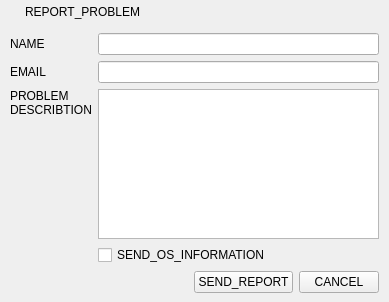
<?xml version="1.0" encoding="UTF-8"?>
<ui version="4.0">
 <class>ReportProblemDialog</class>
 <widget class="QWidget" name="ReportProblemDialog">
  <property name="geometry">
   <rect>
    <x>0</x>
    <y>0</y>
    <width>389</width>
    <height>302</height>
   </rect>
  </property>
  <property name="windowTitle">
   <string>DT_MOUNT_DILAOG</string>
  </property>
  <property name="windowIcon">
   <iconset resource="../../../Resources/ltorrent.qrc">
    <normaloff>:/icons/app.ico</normaloff>:/icons/app.ico</iconset>
  </property>
  <layout class="QVBoxLayout" name="verticalLayout">
   <property name="spacing">
    <number>0</number>
   </property>
   <property name="leftMargin">
    <number>1</number>
   </property>
   <property name="topMargin">
    <number>1</number>
   </property>
   <property name="rightMargin">
    <number>1</number>
   </property>
   <property name="bottomMargin">
    <number>0</number>
   </property>
   <item>
    <widget class="QWidget" name="titleBar" native="true">
     <property name="minimumSize">
      <size>
       <width>0</width>
       <height>23</height>
      </size>
     </property>
     <property name="maximumSize">
      <size>
       <width>16777215</width>
       <height>23</height>
      </size>
     </property>
     <property name="styleSheet">
      <string notr="true"/>
     </property>
     <layout class="QHBoxLayout" name="horizontalLayout">
      <property name="spacing">
       <number>4</number>
      </property>
      <property name="leftMargin">
       <number>5</number>
      </property>
      <property name="topMargin">
       <number>0</number>
      </property>
      <property name="rightMargin">
       <number>1</number>
      </property>
      <property name="bottomMargin">
       <number>0</number>
      </property>
      <item>
       <widget class="QLabel" name="tbMenu">
        <property name="maximumSize">
         <size>
          <width>15</width>
          <height>15</height>
         </size>
        </property>
        <property name="text">
         <string/>
        </property>
        <property name="pixmap">
         <pixmap resource="../../../Resources/ltorrent.qrc">:/icons/app.ico</pixmap>
        </property>
        <property name="scaledContents">
         <bool>true</bool>
        </property>
       </widget>
      </item>
      <item>
       <widget class="QLabel" name="LTitle">
        <property name="minimumSize">
         <size>
          <width>100</width>
          <height>22</height>
         </size>
        </property>
        <property name="maximumSize">
         <size>
          <width>16777215</width>
          <height>22</height>
         </size>
        </property>
        <property name="styleSheet">
         <string notr="true"/>
        </property>
        <property name="text">
         <string>REPORT_PROBLEM</string>
        </property>
        <property name="textFormat">
         <enum>Qt::AutoText</enum>
        </property>
       </widget>
      </item>
      <item>
       <widget class="QPushButton" name="pbClose">
        <property name="minimumSize">
         <size>
          <width>22</width>
          <height>22</height>
         </size>
        </property>
        <property name="maximumSize">
         <size>
          <width>22</width>
          <height>22</height>
         </size>
        </property>
        <property name="iconSize">
         <size>
          <width>22</width>
          <height>22</height>
         </size>
        </property>
        <property name="flat">
         <bool>true</bool>
        </property>
       </widget>
      </item>
     </layout>
    </widget>
   </item>
   <item>
    <widget class="QWidget" name="m_centralWidget" native="true">
     <layout class="QGridLayout" name="gridLayout">
      <item row="6" column="0" colspan="2">
       <layout class="QHBoxLayout" name="horizontalLayout_2">
        <item>
         <spacer name="horizontalSpacer">
          <property name="orientation">
           <enum>Qt::Horizontal</enum>
          </property>
          <property name="sizeHint" stdset="0">
           <size>
            <width>40</width>
            <height>20</height>
           </size>
          </property>
         </spacer>
        </item>
        <item>
         <widget class="QPushButton" name="sendReportButton">
          <property name="text">
           <string>SEND_REPORT</string>
          </property>
         </widget>
        </item>
        <item>
         <widget class="QPushButton" name="cancelButton">
          <property name="text">
           <string>CANCEL</string>
          </property>
         </widget>
        </item>
       </layout>
      </item>
      <item row="0" column="0">
       <widget class="QLabel" name="label">
        <property name="text">
         <string>NAME</string>
        </property>
       </widget>
      </item>
      <item row="0" column="1">
       <widget class="QLineEdit" name="nameEdit"/>
      </item>
      <item row="2" column="0">
       <widget class="QLabel" name="label_3">
        <property name="text">
         <string>PROBLEM DESCRIBTION</string>
        </property>
        <property name="wordWrap">
         <bool>true</bool>
        </property>
       </widget>
      </item>
      <item row="1" column="0">
       <widget class="QLabel" name="label_2">
        <property name="text">
         <string>EMAIL</string>
        </property>
       </widget>
      </item>
      <item row="1" column="1">
       <widget class="QLineEdit" name="emailEdit"/>
      </item>
      <item row="2" column="1" rowspan="2">
       <widget class="QTextEdit" name="problemDescriptionEdit"/>
      </item>
      <item row="5" column="1">
       <widget class="QCheckBox" name="sendOSInfoCheckBox">
        <property name="text">
         <string>SEND_OS_INFORMATION</string>
        </property>
       </widget>
      </item>
      <item row="3" column="0">
       <spacer name="verticalSpacer">
        <property name="orientation">
         <enum>Qt::Vertical</enum>
        </property>
        <property name="sizeHint" stdset="0">
         <size>
          <width>20</width>
          <height>40</height>
         </size>
        </property>
       </spacer>
      </item>
     </layout>
    </widget>
   </item>
  </layout>
 </widget>
 <resources>
  <include location="../../../Resources/ltorrent.qrc"/>
  <include location="../../../Resources/ltorrent.qrc"/>
 </resources>
 <connections>
  <connection>
   <sender>cancelButton</sender>
   <signal>clicked()</signal>
   <receiver>ReportProblemDialog</receiver>
   <slot>close()</slot>
   <hints>
    <hint type="sourcelabel">
     <x>340</x>
     <y>280</y>
    </hint>
    <hint type="destinationlabel">
     <x>194</x>
     <y>150</y>
    </hint>
   </hints>
  </connection>
  <connection>
   <sender>sendReportButton</sender>
   <signal>clicked()</signal>
   <receiver>ReportProblemDialog</receiver>
   <slot>SendReport()</slot>
   <hints>
    <hint type="sourcelabel">
     <x>256</x>
     <y>280</y>
    </hint>
    <hint type="destinationlabel">
     <x>194</x>
     <y>150</y>
    </hint>
   </hints>
  </connection>
 </connections>
 <slots>
  <slot>SendReport()</slot>
 </slots>
</ui>
